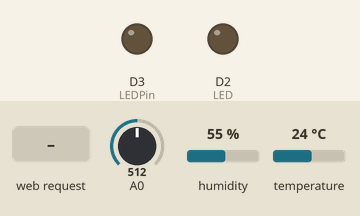
A sketch run on a simulated ESP8266 (NodeMCU). Parts: output pins drawn as LEDs (lit = HIGH). The inputs (shaded band) are chosen by the test bench; at power-on: A0 = 512, humidity 55 %, temperature 24 °C. WiFi joins after 1.5 s; servers stay silent unless stated; storage starts empty; what the sketch prints to the serial monitor is not drawn.

Above: at 2.7 s.
2.8 s: HTTP request GET /readADC received
At 3.5 s:
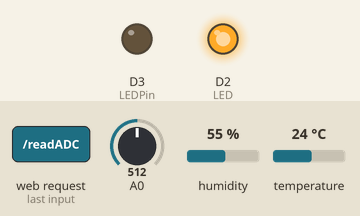
5.3 s: HTTP request GET /LEDOn received
At 6.5 s:
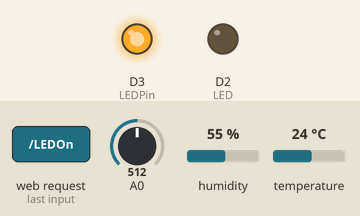
6.8 s: HTTP request GET /readADC received
At 7.6 s:
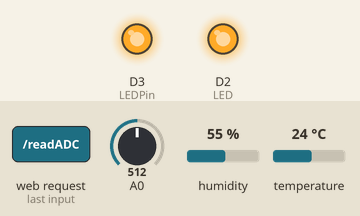
9.3 s: HTTP request GET /LEDOff received
At 9.6 s:
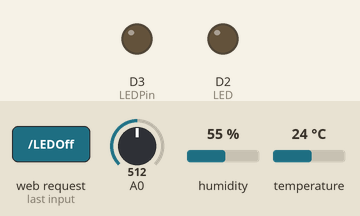
Timing chart, 0 to 11.8 s (numbered marks = the images above; inputs shaded):
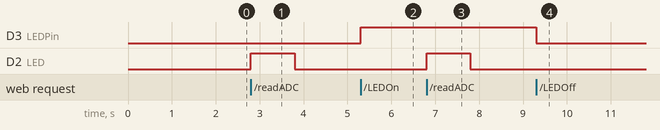

The sketch:

ESP8266_SPIFFS.ino
```cpp
#include <ESP8266WiFi.h>
#include <WiFiClient.h>
#include <ESP8266WebServer.h>
#include <FS.h>

//#include "index.h" //Our HTML webpage contents with javascripts
#include "DHTesp.h"  //DHT11 Library for ESP

#define LED D2        //On board LED
#define DHTpin D4    //D5 of NodeMCU is GPIO14
#define LEDPin  D3
DHTesp dht;

//SSID and Password of your WiFi router
const char* ssid = "iPhone";
const char* password = "1234567890";

ESP8266WebServer server(80); //Server on port 80

//===============================================================
// This routine is executed when you open its IP in browser
//===============================================================
void handleRoot() {
// String s = MAIN_page; //Read HTML contents
 //server.send(200, "text/html", s);
// server.send(SPIFFS, "/index.html", String(), false);
}

float humidity, temperature;

void handleADC() {
 float a = (analogRead(A0)*100)/1024;
 //Ref 1: https://circuits4you.com/2019/01/11/nodemcu-esp8266-arduino-json-parsing-example/
 //Ref 2: https://circuits4you.com/2019/01/25/arduino-how-to-put-quotation-marks-in-a-string/
 String data = "{\"ADC\":\""+String(a)+"\", \"Temperature\":\""+ String(temperature) +"\", \"Humidity\":\""+ String(humidity) +"\"}";

 digitalWrite(LED,!digitalRead(LED)); //Toggle LED on data request ajax
 server.send(200, "text/plane", data); //Send ADC value, temperature and humidity JSON to client ajax request

 //Get Humidity temperatue data after request is complete
 //Give enough time to handle client to avoid problems
  delay(dht.getMinimumSamplingPeriod());

 digitalWrite(LED,!digitalRead(LED));
  humidity = dht.getHumidity();
  temperature = dht.getTemperature();

  Serial.print(humidity, 1);
  Serial.print(temperature, 1);
  Serial.print(dht.toFahrenheit(temperature), 1);
}

//==============================================================
//                  SETUP
//==============================================================
void setup()
{


 //make the LED pin output and initially turned off
  pinMode(LEDPin, OUTPUT);
  digitalWrite(LEDPin, LOW);
  Serial.begin(115200);
  Serial.println();

  //Ref 3: https://circuits4you.com/2019/01/25/interfacing-dht11-with-nodemcu-example/
  // Autodetect is not working reliable, don't use the following line
  // dht.setup(17);

  // use this instead:
  dht.setup(DHTpin, DHTesp::DHT11); //for DHT11 Connect DHT sensor to GPIO 17
  //dht.setup(DHTpin, DHTesp::DHT22); //for DHT22 Connect DHT sensor to GPIO 17

  if(!SPIFFS.begin()){
    Serial.println("An Error has occurred while mounting SPIFFS");
    return;
  }


  WiFi.begin(ssid, password);     //Connect to your WiFi router
  Serial.println("");

  //Onboard LED port Direction output
  pinMode(LED,OUTPUT);

  // Wait for connection
  while (WiFi.status() != WL_CONNECTED) {
    delay(500);
    Serial.print(".");
  }


  //If connection successful show IP address in serial monitor
  Serial.println("");
  Serial.print("Connected to ");
  Serial.println(ssid);
  Serial.print("IP address: ");
  Serial.println(WiFi.localIP());  //IP address assigned to your ESP
  server.on("/LEDOn", [](){
    digitalWrite(LEDPin, HIGH);
  });
  server.on("/LEDOff", [](){
    digitalWrite(LEDPin, LOW);
  });
  server.onNotFound([]() {                              // If the client requests any URI
    if (!handleFileRead(server.uri()))                  // send it if it exists
      server.send(404, "text/plain", "404: Not Found"); // otherwise, respond with a 404 (Not Found) error
  });     //Which routine to handle at root location. This is display page
  server.on("/readADC", handleADC); //This page is called by java Script AJAX


  server.begin();                  //Start server
  Serial.println("HTTP server started");
}

//==============================================================
//                     LOOP
//==============================================================
void loop()
{
  Serial.println(dht.getHumidity());
  server.handleClient();          //Handle client requests
}

 String getContentType(String filename) { // convert the file extension to the MIME type
  if (filename.endsWith(".html")) return "text/html";
  else if (filename.endsWith(".css")) return "text/css";
  else if (filename.endsWith(".js")) return "application/javascript";
  else if (filename.endsWith(".ico")) return "image/x-icon";
  return "text/plain";
}

bool handleFileRead(String path) { // send the right file to the client (if it exists)
  Serial.println("handleFileRead: " + path);
  if (path.endsWith("/")) path += "index.html";         // If a folder is requested, send the index file
  String contentType = getContentType(path);            // Get the MIME type
  if (SPIFFS.exists(path)) {                            // If the file exists
    File file = SPIFFS.open(path, "r");                 // Open it
    size_t sent = server.streamFile(file, contentType); // And send it to the client
    file.close();                                       // Then close the file again
    return true;
  }
  Serial.println("\tFile Not Found");
  return false;                                         // If the file doesn't exist, return false
}
```

Measured:
- after the input at 2.8 s, D2 (LED): LOW → HIGH at once, → LOW 1.0 s later
- after the input at 5.3 s, D3 (LEDPin): LOW → HIGH at once
- after the input at 6.8 s, D2 (LED): LOW → HIGH at once, → LOW 1.0 s later
- after the input at 9.3 s, D3 (LEDPin): HIGH → LOW at once
